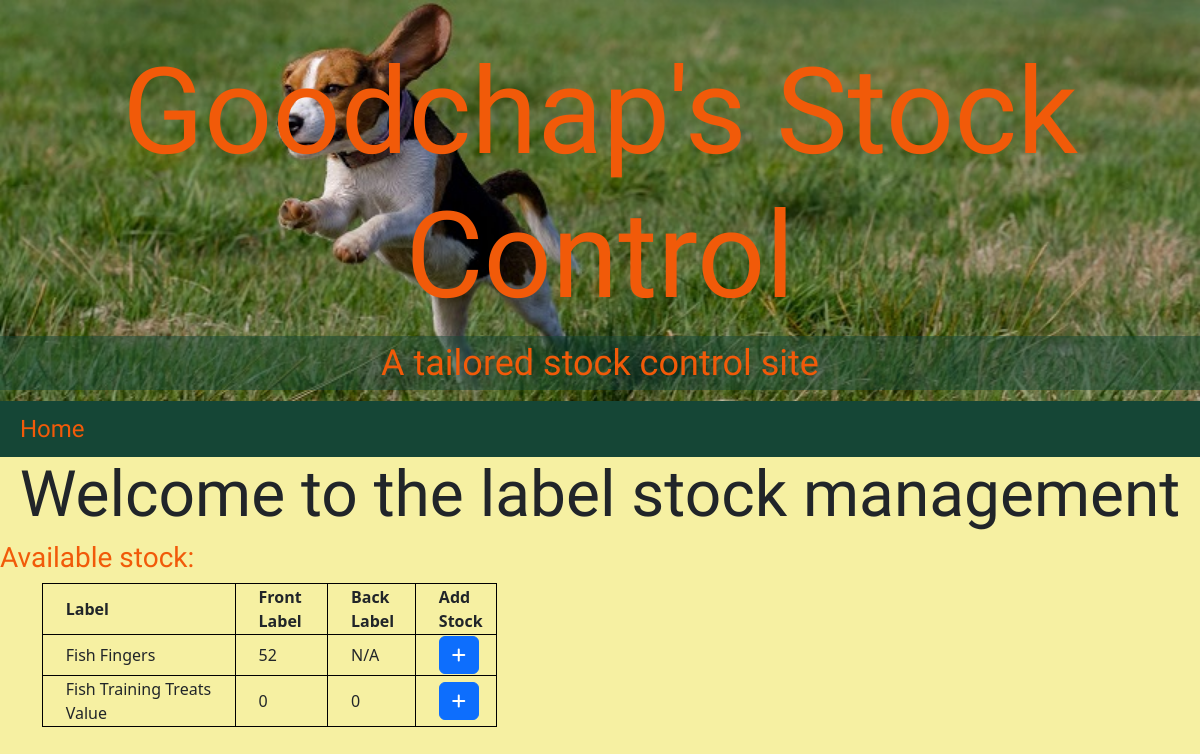
The app's page /label/ with its own data.
### stock/models.py (models this page shows, shortened)
class Product(models.Model):
    name = models.CharField(max_length=100)
    label_code = models.CharField(max_length=50, unique=True)  # e.g., "FTT", "FTTV", "FF"

### stock/views.py (the view)
# urls.py: path('label/', views.label, name='label'),
def label(request):
    grouped_label_stock = (
        LabelStock.objects
        .values('product__id', 'product__name', 'product__label_code', 'has_two_labels')
        .annotate(
            total_quantity_1=Sum('label_quantity_1'),
            total_quantity_2=Sum('label_quantity_2')
        )
        .order_by('product__name')
    )
    label_form = AddLabelStockForm(initial={'has_two_labels': False})
    return render(request, 'stock/label_stock.html', {
        'grouped_label_stock': grouped_label_stock,
        'label_form': label_form,
    })

### stock/templates/stock/label_stock.html (shortened to what this page needs)
{% extends "base.html" %}
{% load static %}
{% block content %}
<h2>Welcome to the label stock management</h2>
<h3>Available stock:</h3>
<div class="container">
    <table class="stock_table">
        <thead>
            <tr>
                <th>Label</th>
                <th>Front Label</th>
                <th>Back Label</th>
                <th>Add Stock</th>
            </tr>
        </thead>
        <tbody>
            {% for label in grouped_label_stock %}
            <tr>
                <td class="label_name">{{ label.product__name }}</td>
                <td class="total_quantity_1">{{ label.total_quantity_1 }}</td>
                {% if label.has_two_labels %}
                    <td class="total_quantity_2">{{ label.total_quantity_2 }}</td>
                {% else %}
                    <td>N/A</td>
                {% endif %}
                <td>
                    <button type="button" class="btn btn-primary"
                        data-bs-toggle="modal"
                        data-bs-target="#addLabelStockModal"
                        data-item-id="{{ label.product__id }}"
                        data-item-name="{{ label.product__name }}"
                        data-item-has-two-labels="{{ label.has_two_labels }}">
                        <i class="fa-solid fa-plus" aria-hidden="true"></i>
                    </button>
                </td>
            </tr>
            {% empty %}
            <tr>
              <td colspan="4">No stock available.</td>
            </tr>
            {% endfor %}
        </tbody>
    </table>
</div>
{% endblock %}

### static/css/style.css (style rules this page uses)
body { background-color: #F6F0A2; }
h3 { color: #F15A09; }
h2 { font-family: 'Black And White Picture', sans-serif; font-size: 4em; text-align: center; vertical-align: baseline; }
p, .text-link, h3, .post-title { font-family: 'Sansita', sans-serif; }
body { min-height: 100vh; display: flex; flex-direction: column; }
th, td { border: 1px solid black; padding-left: 5%; }

### records on screen
Product: product__name "Fish Fingers", total_quantity_1 "52", shows "N/A"
Product: product__name "Fish Training Treats Value", total_quantity_1 "0", total_quantity_2 "0"
